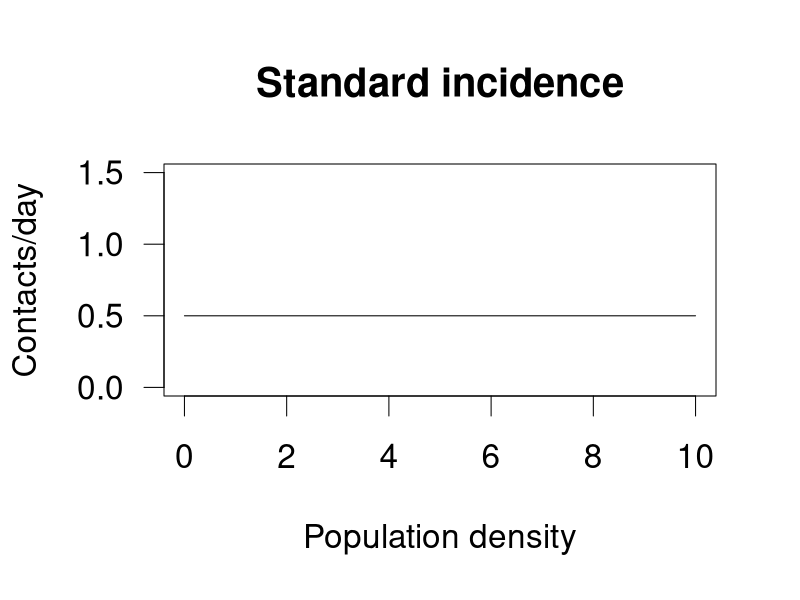
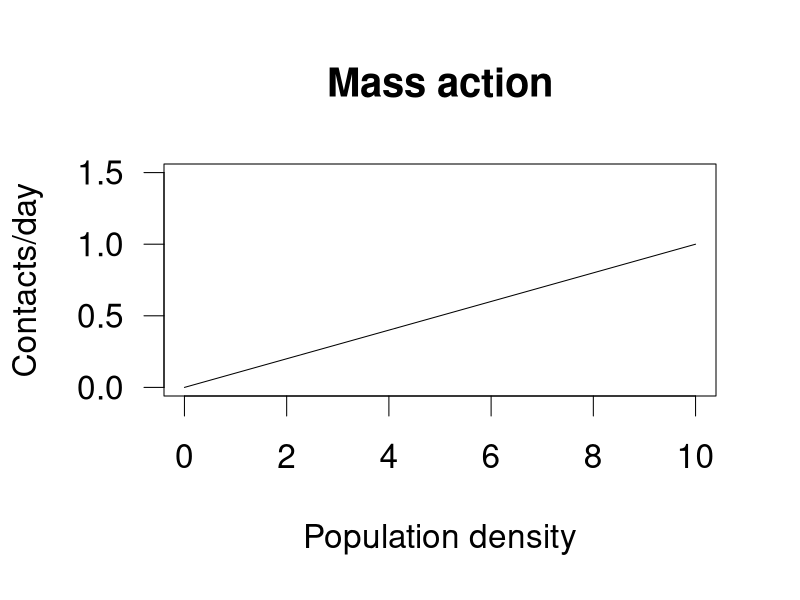
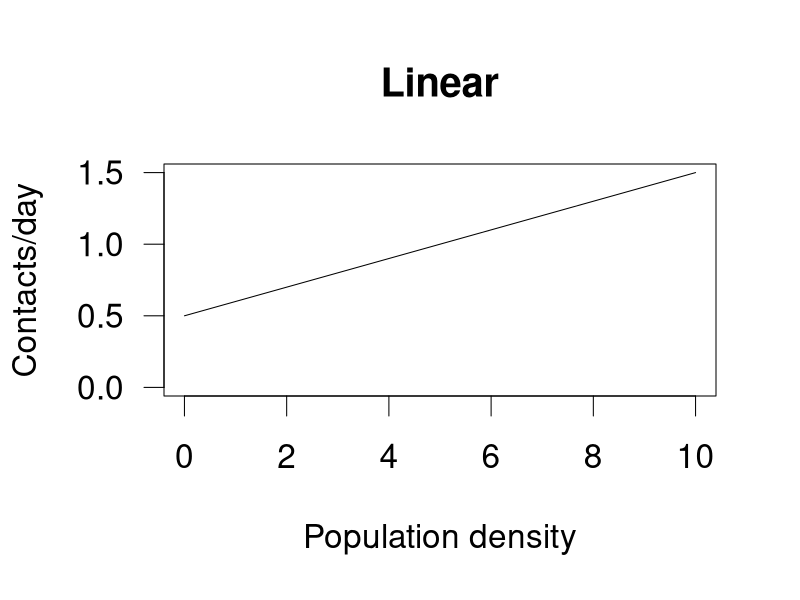
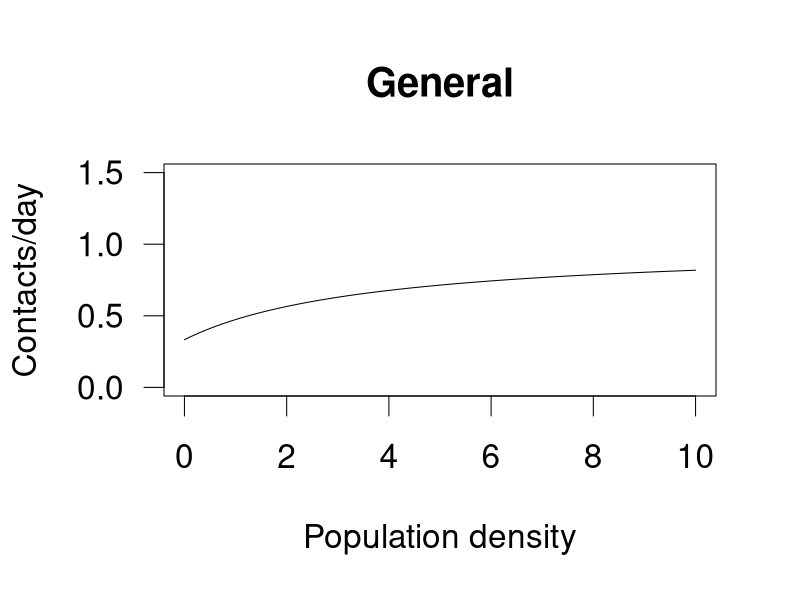

Source code (R) for these figures, in order:
par(cex=2, las=1)

beta0 <- 0.5
beta1 <- 0.1
beta11 <- 0.4
betaMax <- 1
xlab <- "Population density"
ylab <- "Contacts/day"
ylim <- c(0, 1.5)

curve(beta0 + 0*x, from=0, to=10,
	xlab=xlab, ylab=ylab, ylim=ylim,
	main = "Standard incidence"
)

curve(beta1*x, from=0, to=10,
	xlab=xlab, ylab=ylab, ylim=ylim,
	main = "Mass action"
)

curve(beta0+beta1*x, from=0, to=10,
	xlab=xlab, ylab=ylab, ylim=ylim,
	main = "Linear"
)

curve((beta0+beta11*x)/(1+(beta0+beta11*x/betaMax)), from=0, to=10,
	xlab=xlab, ylab=ylab, ylim=ylim,
	main = "General"
)

